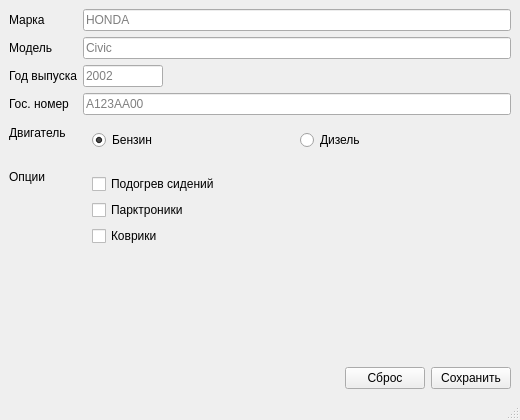
<?xml version="1.0" encoding="UTF-8"?>
<ui version="4.0">
 <class>Car</class>
 <widget class="QMainWindow" name="Car">
  <property name="geometry">
   <rect>
    <x>0</x>
    <y>0</y>
    <width>520</width>
    <height>420</height>
   </rect>
  </property>
  <property name="windowTitle">
   <string>Авто</string>
  </property>
  <widget class="QWidget" name="centralwidget">
   <layout class="QVBoxLayout" name="verticalLayout" stretch="0,0">
    <item>
     <layout class="QFormLayout" name="formLayout">
      <item row="0" column="0">
       <widget class="QLabel" name="labelBrand">
        <property name="text">
         <string>Марка</string>
        </property>
       </widget>
      </item>
      <item row="0" column="1">
       <widget class="QLineEdit" name="lineEditBrand">
        <property name="placeholderText">
         <string>HONDA</string>
        </property>
       </widget>
      </item>
      <item row="1" column="0">
       <widget class="QLabel" name="labelModel">
        <property name="text">
         <string>Модель</string>
        </property>
       </widget>
      </item>
      <item row="1" column="1">
       <widget class="QLineEdit" name="lineEditModel">
        <property name="placeholderText">
         <string>Civic</string>
        </property>
       </widget>
      </item>
      <item row="2" column="0">
       <widget class="QLabel" name="labelYear">
        <property name="text">
         <string>Год выпуска</string>
        </property>
       </widget>
      </item>
      <item row="2" column="1">
       <widget class="QLineEdit" name="lineEditYear">
        <property name="maximumSize">
         <size>
          <width>80</width>
          <height>16777215</height>
         </size>
        </property>
        <property name="placeholderText">
         <string>2002</string>
        </property>
       </widget>
      </item>
      <item row="3" column="0">
       <widget class="QLabel" name="labelPlate">
        <property name="text">
         <string>Гос. номер</string>
        </property>
       </widget>
      </item>
      <item row="3" column="1">
       <widget class="QLineEdit" name="lineEditPlate">
        <property name="placeholderText">
         <string>A123AA00</string>
        </property>
       </widget>
      </item>
      <item row="4" column="0">
       <widget class="QLabel" name="labelEngine">
        <property name="text">
         <string>Двигатель</string>
        </property>
       </widget>
      </item>
      <item row="4" column="1">
        <widget class="QWidget" name="engineWidget" native="true">
         <layout class="QHBoxLayout" name="horizontalLayoutEngine">
          <item>
           <widget class="QRadioButton" name="radioButtonPetrol">
            <property name="text">
             <string>Бензин</string>
            </property>
            <property name="checked">
             <bool>true</bool>
            </property>
           </widget>
          </item>
          <item>
           <widget class="QRadioButton" name="radioButtonDiesel">
            <property name="text">
             <string>Дизель</string>
            </property>
           </widget>
          </item>
         </layout>
        </widget>
      </item>
      <item row="5" column="0">
       <widget class="QLabel" name="labelOptions">
        <property name="text">
         <string>Опции</string>
        </property>
       </widget>
      </item>
      <item row="5" column="1">
       <widget class="QWidget" name="optionsWidget" native="true">
        <layout class="QVBoxLayout" name="verticalLayoutOptions">
         <item>
          <widget class="QCheckBox" name="checkBoxHeatedSeats">
           <property name="text">
            <string>Подогрев сидений</string>
           </property>
          </widget>
         </item>
         <item>
          <widget class="QCheckBox" name="checkBoxParktronic">
           <property name="text">
            <string>Парктроники</string>
           </property>
          </widget>
         </item>
         <item>
          <widget class="QCheckBox" name="checkBoxMats">
           <property name="text">
            <string>Коврики</string>
           </property>
          </widget>
         </item>
        </layout>
       </widget>
      </item>
     </layout>
    </item>
    <item>
     <layout class="QHBoxLayout" name="horizontalLayoutButtons">
      <item>
       <spacer name="horizontalSpacer">
        <property name="orientation">
         <enum>Qt::Horizontal</enum>
        </property>
        <property name="sizeHint" stdset="0">
         <size>
          <width>40</width>
          <height>20</height>
         </size>
        </property>
       </spacer>
      </item>
      <item>
       <widget class="QPushButton" name="pushButtonReset">
        <property name="text">
         <string>Сброс</string>
        </property>
       </widget>
      </item>
      <item>
       <widget class="QPushButton" name="pushButtonSave">
        <property name="text">
         <string>Сохранить</string>
        </property>
       </widget>
      </item>
     </layout>
    </item>
   </layout>
  </widget>
  <widget class="QMenuBar" name="menubar">
   <property name="geometry">
    <rect>
     <x>0</x>
     <y>0</y>
     <width>520</width>
     <height>22</height>
    </rect>
   </property>
  </widget>
  <widget class="QStatusBar" name="statusbar"/>
 </widget>
 <resources/>
 <connections/>
</ui>
